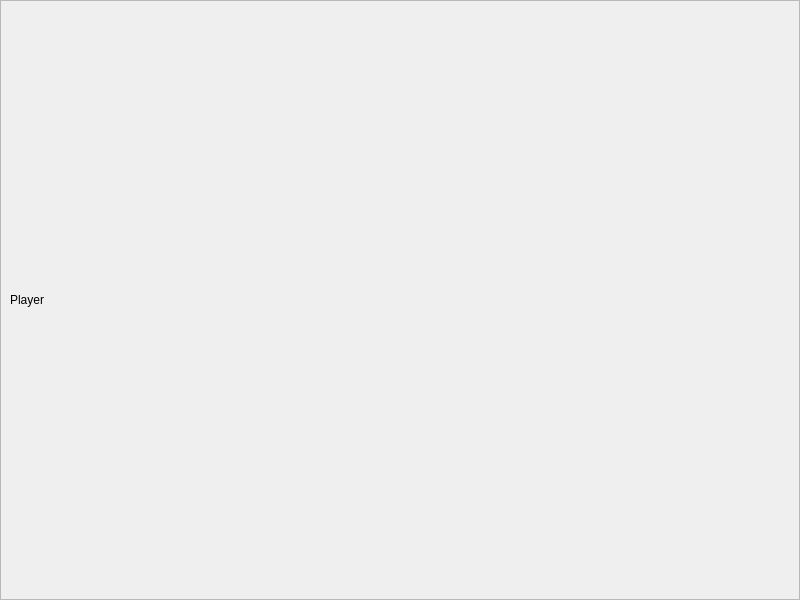
<?xml version="1.0" encoding="UTF-8"?>
<ui version="4.0">
 <class>PlayerWidget</class>
 <widget class="QWidget" name="PlayerWidget">
  <property name="geometry">
   <rect>
    <x>0</x>
    <y>0</y>
    <width>800</width>
    <height>600</height>
   </rect>
  </property>
  <property name="windowTitle">
   <string>Player</string>
  </property>
  <layout class="QVBoxLayout" name="verticalLayout">
   <property name="spacing">
    <number>0</number>
   </property>
   <property name="leftMargin">
    <number>0</number>
   </property>
   <property name="topMargin">
    <number>0</number>
   </property>
   <property name="rightMargin">
    <number>0</number>
   </property>
   <property name="bottomMargin">
    <number>0</number>
   </property>
   <item>
    <widget class="QScrollArea" name="PlayerScrollArea">
     <property name="widgetResizable">
      <bool>true</bool>
     </property>
     <widget class="QWidget" name="scrollAreaWidgetContents">
      <property name="geometry">
       <rect>
        <x>0</x>
        <y>0</y>
        <width>798</width>
        <height>598</height>
       </rect>
      </property>
      <layout class="QVBoxLayout" name="verticalLayout_2">
       <item>
        <widget class="QLabel" name="label">
         <property name="text">
          <string>Player</string>
         </property>
        </widget>
       </item>
      </layout>
     </widget>
    </widget>
   </item>
  </layout>
 </widget>
 <resources/>
 <connections/>
</ui>
